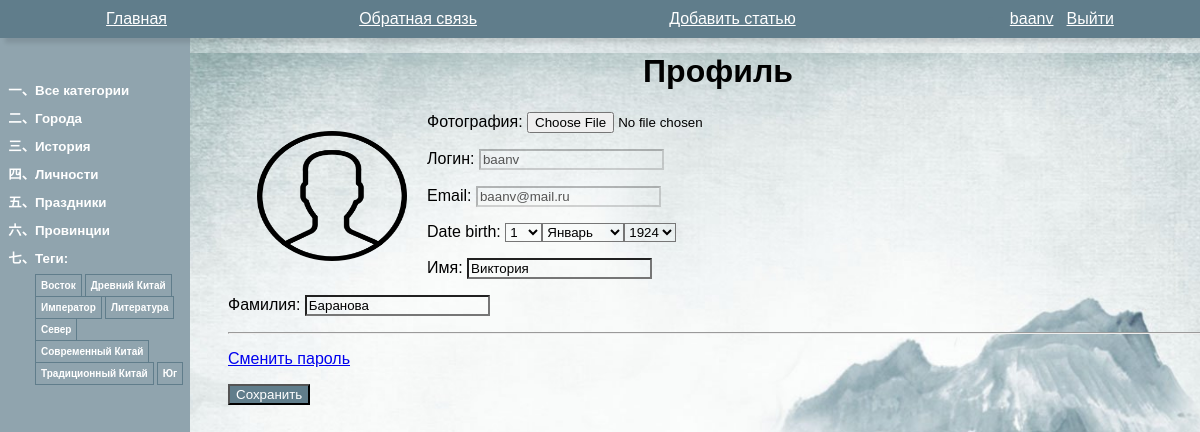
/users/profile/ (signed in), run on the app's committed database.
### users/models.py (models this page shows)
class User(AbstractUser):
    photo = models.ImageField(upload_to="users/%Y/%m/%d/", blank=True, null=True, verbose_name="Фотография")
    date_birth = models.DateTimeField(blank=True, null=True, verbose_name="Дата рождения")

### china/models.py (models this page shows, shortened)
class Category(models.Model):
    name = models.CharField(max_length=100, db_index=True,
                            verbose_name="Категория")
    slug = models.SlugField(max_length=255,
                            unique=True, db_index=True)
    def get_absolute_url(self):
        return reverse('category', kwargs={'cat_slug':
                                               self.slug})
    class Meta:
        verbose_name = 'Категория'
        verbose_name_plural = 'Категории'

class TagPost(models.Model):
    tag = models.CharField(max_length=100,
                           db_index=True)
    slug = models.SlugField(max_length=255,
                            unique=True, db_index=True)
    def get_absolute_url(self):
        return reverse('tag', kwargs={'tag_slug': self.slug})

### users/views.py (the view, shortened to what this page needs)
# urls.py: path('profile/', views.ProfileUser.as_view(), name='profile'),
class ProfileUser(LoginRequiredMixin, UpdateView):
    model = get_user_model()
    form_class = ProfileUserForm
    template_name = 'users/profile.html'
    extra_context = {'title': "Профиль пользователя",
                     'default_image': settings.DEFAULT_USER_IMAGE}
    def get_object(self, queryset=None):
        return self.request.user

### users/forms.py
class ProfileUserForm(forms.ModelForm):
    username = forms.CharField(disabled=True, label='Логин', widget=forms.TextInput(attrs={'class': 'form-input'}))
    email = forms.CharField(disabled=True, label='Email', widget=forms.TextInput(attrs={'class': 'forminput'}))
    this_year = datetime.date.today().year
    date_birth = forms.DateField(widget=forms.SelectDateWidget(years=tuple(range(this_year - 100, this_year - 5))))
    extra_context = {'title': "Профиль пользователя", 'default_image': settings.DEFAULT_USER_IMAGE}
    class Meta:
        model = get_user_model()
        fields = ['photo', 'username', 'email',
                  'date_birth', 'first_name', 'last_name']
        labels = {
            'first_name': 'Имя',
            'last_name': 'Фамилия',
        }
        widgets = {
            'first_name':
                forms.TextInput(attrs={'class': 'form-input'}),
            'last_name':
                forms.TextInput(attrs={'class': 'form-input'}),
        }

### china/templatetags/china_tags.py (called while the page is built)
@register.inclusion_tag('china/list_categories.html')
def show_categories(cat_selected_id=0):
    cats = Category.objects.annotate(total=Count("posts")).filter(total__gt=0)
    return {"cats": cats, "cat_selected": cat_selected_id}

@register.inclusion_tag('china/list_tags.html')
def show_all_tags():
    return {"tags":
                TagPost.objects.annotate(total=Count("tags")).filter(total__gt=0)}

### users/context_processors.py (called while the page is built)
def get_china_context(request):
    return {'mainmenu': menu}

### users/templates/users/profile.html (shortened to what this page needs)
{% extends 'base.html' %}
{% block content %}
<h1>Профиль</h1>
<form method="post" enctype="multipart/form-data">
    {% if user.photo %}
    <p><img src="{{ user.photo.url }}">
        {% else %}
    <p ><img src="{{ default_image }}">
        {% endif %}
    {% for f in form %}
    <p><label class="form-label" for="{{f.id_for_label }}">{{f.label}}: </label>{{ f }}</p>
    {% endfor %}
    <hr>
    <p><a href="{% url 'users:password_change' %}">Сменить пароль</a></p>
    <p>
        <button type="submit">Сохранить</button>
    </p>
</form>
{% endblock %}

### templates/base.html (shortened to what this page needs)
<!DOCTYPE html>
{% load static %}
{% load china_tags %}
{% autoescape off %}
<html>
<head>
    <link type="text/css" href="{% static 'china/css/styles.css' %}" rel="stylesheet"/>
</head>
<body>
{% block mainmenu %}
<nav>
    {% for m in mainmenu %}
    <a href="{% url m.url_name %}">{{ m.title }}</a>
    {% endfor %}
    {% if user.is_authenticated %}
    <li class="last"><a href="{% url 'users:profile'%}">{{user.username}}</a> | <a href="{% url 'users:logout' %}">Выйти</a></li>
    {% else %}
    <a class="last" href="{% url 'users:login' %}">Войти</a> |
    <a href="{% url 'users:register' %}">Регистрация</a>
    {% endif %}
</nav>
{% endblock mainmenu %}
<div class="left-menu">
    <td valign="top" class="left-chapters">
        <ul id="leftchapters">
            {% if cat_selected == 0 or cat_selected is None %}
            <li class="selected">Все
                категории
            </li>
            {% else %}
            <li><a href="{% url 'home' %}">Все
                категории</a></li>
            {% endif %}
            {% show_categories cat_selected %}
            <li>{% show_all_tags %}</li>
        </ul>
    </td>
</div>
<div class="main-content">
    {% block content %} {% endblock %}
</div>
{% endautoescape %}
</body>
</html>

### china/templates/china/list_categories.html
{% for cat in cats %}
 {% if cat.id == cat_selected %}
 <li
class="selected">{{cat.name}}</li>
 {% else %}
 <li><a href="{{ cat.get_absolute_url}}">{{cat.name}}</a></li>
 {% endif %}
{% endfor %}

### china/templates/china/list_tags.html
{% if tags %}
Теги:</p>
<ul class="tags-list">
    {% for t in tags %}
    <li><a
            href="{{t.get_absolute_url}}">{{t.tag}}</a></li>
    {% endfor %}
</ul>
{% endif %}

### static/china/css/styles.css (style rules this page uses)
html, body { font-family: 'Arial'; padding: 0; height: 100%; width: 100%; background-image: url("../images/back.jpg"); background-size: cover; }
h1 { display: flex; justify-content: center; flex-wrap: wrap; align-content: flex-end; font-size: 2em; margin-block-start: 1.67em; margin-block-end: 0.67em; margin-inline-start: 0px; margin-inline-end: 0px; font-weight: bold; }
nav { position: fixed; color: #607d8b; background-color: #607d8b; top: 0; padding: 10px; left: 0; width: 100%; z-index: 1000; box-shadow: 5px 5px 4px rgba(0, 0, 0, 0.1); display: flex; justify-content: space-around; align-content: flex-end; flex-wrap: wrap; flex-direction: row; }
nav a { color: #ffffff; }
.left-menu { float: left; width: 100px; position: fixed; left: 0; top: 0; background-color: #90a4ae; height: 100%; width: 170px; padding-left: 20px; padding-top: 80px; }
.left-menu ul { list-style: none; padding: 0px; margin: 0px; font-variant: common-ligatures; font-size: smaller; font-weight: bold; list-style: cjk-ideographic; }
.left-menu ul li { margin-bottom: 10px; margin-left: 15px; color: white; text-decoration: none; }
.left-menu a { color: #ffffff; text-decoration: none; }
.main-content { margin-left: 220px; }
img { width: 150px; height: 130px; float: left; margin: 0 0 0 1%; padding: 2%; }
ul.tags-list { width: 100%; margin: 0; padding: 0; list-style: none; }
ul.tags-list li { margin: 0; padding: 0 0 10px; display: inline-block; }
ul.tags-list li a { padding: 5px; font-size: 10px; border: 1px solid #607d8b; color: white; }
input { background: space; }
select { background: space; }
button { color: #ffffff; background-color: #607d8b; }

### data on the page
User: username "baanv", form "baanv" "baanv@mail.ru" "Виктория" "Баранова"
Category: name "Города"
Category: name "История"
Category: name "Личности"
Category: name "Праздники"
Category: name "Провинции"
TagPost: tag "Восток"
TagPost: tag "Древний Китай"
TagPost: tag "Император"
TagPost: tag "Литература"
TagPost: tag "Север"
TagPost: tag "Современный Китай"
TagPost: tag "Традиционный Китай"
TagPost: tag "Юг"

### other printed values
{{ m.title }} "Главная" "Обратная связь" "Добавить статью"
{{ f.label }} "Фотография" "Логин" "Email" "Date birth" "Имя" "Фамилия"
